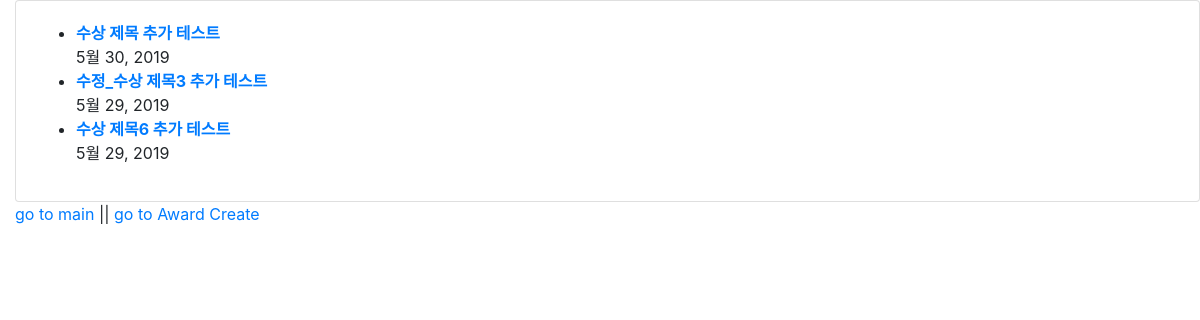
/award/, run on the app's committed database.
### kik_profile/models.py (models this page shows)
class Award(models.Model):
	id = models.AutoField(primary_key=True)
	title = models.CharField(max_length=50)
	award_date = models.DateField('Award_Date')
	pub_date = models.DateTimeField('date published')

### kik_profile/views.py (the view)
# urls.py: path('award/', views.award_list, name='award_list'),
def award_list(request):
	try:
		content_list =Award.objects.order_by('-award_date')[:5]
	except Award.DoesNotExist:
		raise Http404('No Content')
	return render(request,'kik_profile/award.html',\
							{'content_list':content_list})

### kik_profile/templates/kik_profile/award.html (shortened to what this page needs)
<!DOCTYPE html>
<html>
<head>
 	 {% load static %}
<link rel="stylesheet" href="https://stackpath.bootstrapcdn.com/bootstrap/4.1.1/css/bootstrap.min.css">
<link rel="stylesheet" type="text/css" href="{% static 'css/style.css' %}" />
</head>
<body>
<div class="card">
    <div class="card-body">
    {% if content_list %}
        <ul>
        {% for c in content_list %}
            <li><a href="{% url 'award_read' pk=c.id %}"><strong>{{c.title}}</strong></a><br>
            	{{c.award_date}}<br>
            </li>
        {% endfor %}
        </ul>
    {% else %}
        <p>No post are available.</p>
    {% endif %}
    </div>
</div>
<a href="/">go to main</a>
 || <a href="/award/create/">go to Award Create</a>
</body>
</html>

### static/css/style.css (style rules this page uses)
body { padding-left: 15px; }

### data on the page
Award: title "수상 제목 추가 테스트", award_date "5월 30, 2019"
Award: title "수정_수상 제목3 추가 테스트", award_date "5월 29, 2019"
Award: title "수상 제목6 추가 테스트", award_date "5월 29, 2019"
